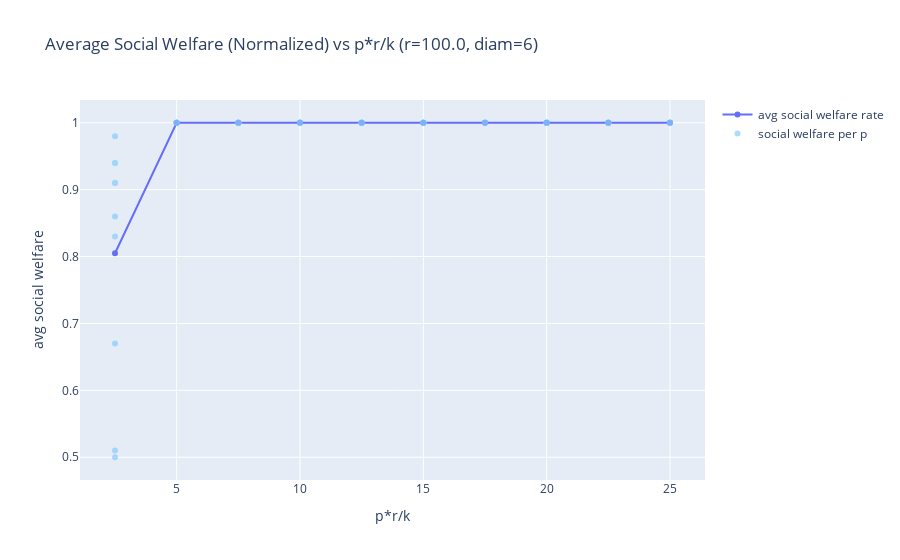
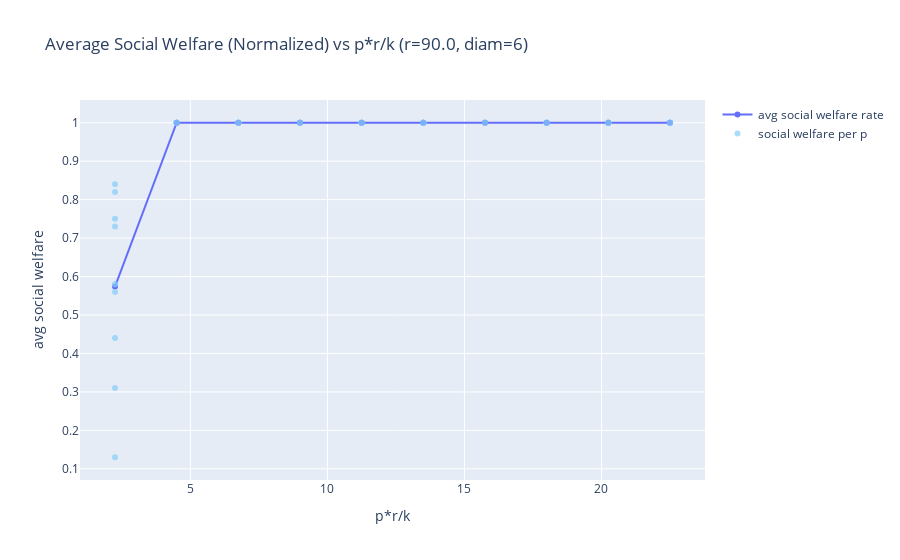
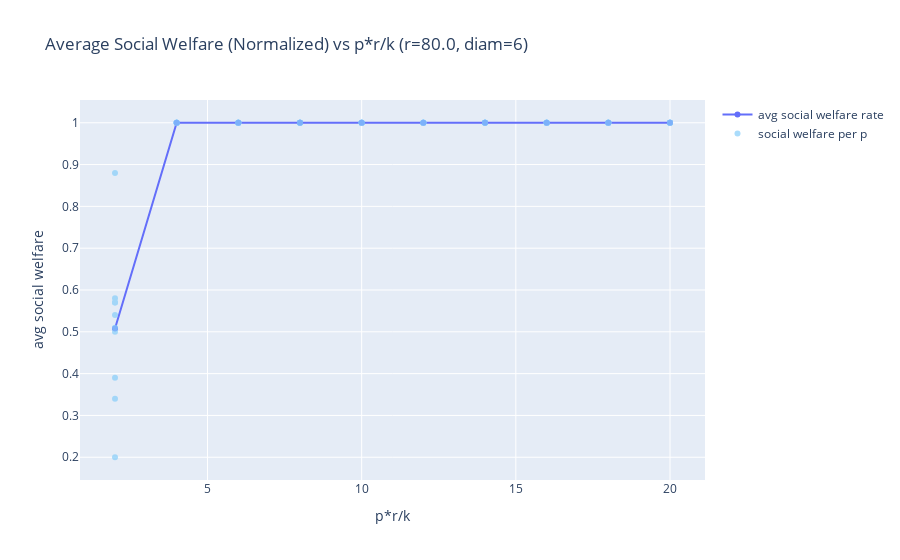
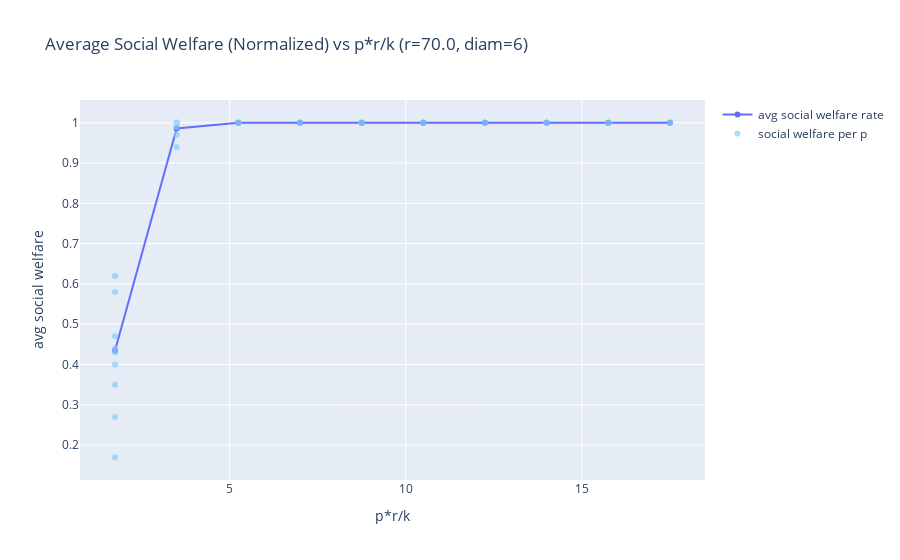

Notebook cell for these charts, in order:
### Code cell
run_sim(create_cm)

### Figure 1 — Plotly figure (JSON) as saved in the notebook; plotly's stock layout.template omitted (floating-point values rounded to 4 significant figures)
{"data": [{"hoverinfo": "skip", "mode": "lines+markers", "name": "avg social welfare rate", "type": "scatter", "x": [25, 22.5, 20, 17.5, 15, 12.5, 10.0, 7.5, 5.0, 2.5], "y": [1, 1, 1, 1, 1, 1, 1, 1, 1, 0.805]}, {"hoverinfo": "skip", "marker": {"color": "LightSkyBlue"}, "mode": "markers", "name": "social welfare per p", "opacity": 0.7, "type": "scatter", "x": [25, 25, 25, 25, 25, 25, 25, 25, 25, 25, 22.5, 22.5, 22.5, 22.5, 22.5, 22.5, 22.5, 22.5, 22.5, 22.5, 20, 20, 20, 20, 20, 20, 20, 20, 20, 20, 17.5, 17.5, 17.5, 17.5, 17.5, 17.5, 17.5, 17.5, 17.5, 17.5, 15, 15, 15, 15, 15, 15, 15, 15, 15, 15, 12.5, 12.5, 12.5, 12.5, 12.5, 12.5, 12.5, 12.5, 12.5, 12.5, 10.0, 10.0, 10.0, 10.0, 10.0, 10.0, 10.0, 10.0, 10.0, 10.0, 7.5, 7.5, 7.5, 7.5, 7.5, 7.5, 7.5, 7.5, 7.5, 7.5, 5.0, 5.0, 5.0, 5.0, 5.0, 5.0, 5.0, 5.0, 5.0, 5.0, 2.5, 2.5, 2.5, 2.5, 2.5, 2.5, 2.5, 2.5, 2.5, 2.5], "y": [1, 1, 1, 1, 1, 1, 1, 1, 1, 1, 1, 1, 1, 1, 1, 1, 1, 1, 1, 1, 1, 1, 1, 1, 1, 1, 1, 1, 1, 1, 1, 1, 1, 1, 1, 1, 1, 1, 1, 1, 1, 1, 1, 1, 1, 1, 1, 1, 1, 1, 1, 1, 1, 1, 1, 1, 1, 1, 1, 1, 1, 1, 1, 1, 1, 1, 1, 1, 1, 1, 1, 1, 1, 1, 1, 1, 1, 1, 1, 1, 1, 1, 1, 1, 1, 1, 1, 1, 1, 1, 0.67, 0.51, 0.98, 0.94, 0.5, 0.86, 0.83, 0.91, 0.91, 0.94]}], "layout": {"showlegend": true, "title": {"text": "Average Social Welfare (Normalized) vs p*r/k (r=100.0, diam=6)"}, "xaxis": {"title": {"text": "p*r/k"}}, "yaxis": {"title": {"text": "avg social welfare"}}}}

### Figure 2 — Plotly figure (JSON) as saved in the notebook; plotly's stock layout.template omitted (floating-point values rounded to 4 significant figures)
{"data": [{"hoverinfo": "skip", "mode": "lines+markers", "name": "avg social welfare rate", "type": "scatter", "x": [22.5, 20.25, 18, 15.75, 13.5, 11.25, 9.0, 6.75, 4.5, 2.25], "y": [1, 1, 1, 1, 1, 1, 1, 1, 1, 0.574]}, {"hoverinfo": "skip", "marker": {"color": "LightSkyBlue"}, "mode": "markers", "name": "social welfare per p", "opacity": 0.7, "type": "scatter", "x": [22.5, 22.5, 22.5, 22.5, 22.5, 22.5, 22.5, 22.5, 22.5, 22.5, 20.25, 20.25, 20.25, 20.25, 20.25, 20.25, 20.25, 20.25, 20.25, 20.25, 18, 18, 18, 18, 18, 18, 18, 18, 18, 18, 15.75, 15.75, 15.75, 15.75, 15.75, 15.75, 15.75, 15.75, 15.75, 15.75, 13.5, 13.5, 13.5, 13.5, 13.5, 13.5, 13.5, 13.5, 13.5, 13.5, 11.25, 11.25, 11.25, 11.25, 11.25, 11.25, 11.25, 11.25, 11.25, 11.25, 9.0, 9.0, 9.0, 9.0, 9.0, 9.0, 9.0, 9.0, 9.0, 9.0, 6.75, 6.75, 6.75, 6.75, 6.75, 6.75, 6.75, 6.75, 6.75, 6.75, 4.5, 4.5, 4.5, 4.5, 4.5, 4.5, 4.5, 4.5, 4.5, 4.5, 2.25, 2.25, 2.25, 2.25, 2.25, 2.25, 2.25, 2.25, 2.25, 2.25], "y": [1, 1, 1, 1, 1, 1, 1, 1, 1, 1, 1, 1, 1, 1, 1, 1, 1, 1, 1, 1, 1, 1, 1, 1, 1, 1, 1, 1, 1, 1, 1, 1, 1, 1, 1, 1, 1, 1, 1, 1, 1, 1, 1, 1, 1, 1, 1, 1, 1, 1, 1, 1, 1, 1, 1, 1, 1, 1, 1, 1, 1, 1, 1, 1, 1, 1, 1, 1, 1, 1, 1, 1, 1, 1, 1, 1, 1, 1, 1, 1, 1, 1, 1, 1, 1, 1, 1, 1, 1, 1, 0.75, 0.84, 0.58, 0.13, 0.73, 0.56, 0.82, 0.58, 0.31, 0.44]}], "layout": {"showlegend": true, "title": {"text": "Average Social Welfare (Normalized) vs p*r/k (r=90.0, diam=6)"}, "xaxis": {"title": {"text": "p*r/k"}}, "yaxis": {"title": {"text": "avg social welfare"}}}}

### Figure 3 — Plotly figure (JSON) as saved in the notebook; plotly's stock layout.template omitted (floating-point values rounded to 4 significant figures)
{"data": [{"hoverinfo": "skip", "mode": "lines+markers", "name": "avg social welfare rate", "type": "scatter", "x": [20, 18, 16, 14, 12, 10, 8.0, 6.0, 4.0, 2.0], "y": [1, 1, 1, 1, 1, 1, 1, 1, 1, 0.508]}, {"hoverinfo": "skip", "marker": {"color": "LightSkyBlue"}, "mode": "markers", "name": "social welfare per p", "opacity": 0.7, "type": "scatter", "x": [20, 20, 20, 20, 20, 20, 20, 20, 20, 20, 18, 18, 18, 18, 18, 18, 18, 18, 18, 18, 16, 16, 16, 16, 16, 16, 16, 16, 16, 16, 14, 14, 14, 14, 14, 14, 14, 14, 14, 14, 12, 12, 12, 12, 12, 12, 12, 12, 12, 12, 10, 10, 10, 10, 10, 10, 10, 10, 10, 10, 8.0, 8.0, 8.0, 8.0, 8.0, 8.0, 8.0, 8.0, 8.0, 8.0, 6.0, 6.0, 6.0, 6.0, 6.0, 6.0, 6.0, 6.0, 6.0, 6.0, 4.0, 4.0, 4.0, 4.0, 4.0, 4.0, 4.0, 4.0, 4.0, 4.0, 2.0, 2.0, 2.0, 2.0, 2.0, 2.0, 2.0, 2.0, 2.0, 2.0], "y": [1, 1, 1, 1, 1, 1, 1, 1, 1, 1, 1, 1, 1, 1, 1, 1, 1, 1, 1, 1, 1, 1, 1, 1, 1, 1, 1, 1, 1, 1, 1, 1, 1, 1, 1, 1, 1, 1, 1, 1, 1, 1, 1, 1, 1, 1, 1, 1, 1, 1, 1, 1, 1, 1, 1, 1, 1, 1, 1, 1, 1, 1, 1, 1, 1, 1, 1, 1, 1, 1, 1, 1, 1, 1, 1, 1, 1, 1, 1, 1, 1, 1, 1, 1, 1, 1, 1, 1, 1, 1, 0.39, 0.57, 0.57, 0.58, 0.34, 0.51, 0.5, 0.88, 0.2, 0.54]}], "layout": {"showlegend": true, "title": {"text": "Average Social Welfare (Normalized) vs p*r/k (r=80.0, diam=6)"}, "xaxis": {"title": {"text": "p*r/k"}}, "yaxis": {"title": {"text": "avg social welfare"}}}}

### Figure 4 — Plotly figure (JSON) as saved in the notebook; plotly's stock layout.template omitted (floating-point values rounded to 4 significant figures)
{"data": [{"hoverinfo": "skip", "mode": "lines+markers", "name": "avg social welfare rate", "type": "scatter", "x": [17.5, 15.75, 14, 12.25, 10.5, 8.75, 7.0, 5.25, 3.5, 1.75], "y": [1, 1, 1, 1, 1, 1, 1, 1, 0.986, 0.435]}, {"hoverinfo": "skip", "marker": {"color": "LightSkyBlue"}, "mode": "markers", "name": "social welfare per p", "opacity": 0.7, "type": "scatter", "x": [17.5, 17.5, 17.5, 17.5, 17.5, 17.5, 17.5, 17.5, 17.5, 17.5, 15.75, 15.75, 15.75, 15.75, 15.75, 15.75, 15.75, 15.75, 15.75, 15.75, 14, 14, 14, 14, 14, 14, 14, 14, 14, 14, 12.25, 12.25, 12.25, 12.25, 12.25, 12.25, 12.25, 12.25, 12.25, 12.25, 10.5, 10.5, 10.5, 10.5, 10.5, 10.5, 10.5, 10.5, 10.5, 10.5, 8.75, 8.75, 8.75, 8.75, 8.75, 8.75, 8.75, 8.75, 8.75, 8.75, 7.0, 7.0, 7.0, 7.0, 7.0, 7.0, 7.0, 7.0, 7.0, 7.0, 5.25, 5.25, 5.25, 5.25, 5.25, 5.25, 5.25, 5.25, 5.25, 5.25, 3.5, 3.5, 3.5, 3.5, 3.5, 3.5, 3.5, 3.5, 3.5, 3.5, 1.75, 1.75, 1.75, 1.75, 1.75, 1.75, 1.75, 1.75, 1.75, 1.75], "y": [1, 1, 1, 1, 1, 1, 1, 1, 1, 1, 1, 1, 1, 1, 1, 1, 1, 1, 1, 1, 1, 1, 1, 1, 1, 1, 1, 1, 1, 1, 1, 1, 1, 1, 1, 1, 1, 1, 1, 1, 1, 1, 1, 1, 1, 1, 1, 1, 1, 1, 1, 1, 1, 1, 1, 1, 1, 1, 1, 1, 1, 1, 1, 1, 1, 1, 1, 1, 1, 1, 1, 1, 1, 1, 1, 1, 1, 1, 1, 1, 0.99, 1, 1, 0.97, 1, 1, 1, 0.97, 0.94, 0.99, 0.17, 0.43, 0.27, 0.62, 0.47, 0.62, 0.4, 0.58, 0.44, 0.35]}], "layout": {"showlegend": true, "title": {"text": "Average Social Welfare (Normalized) vs p*r/k (r=70.0, diam=6)"}, "xaxis": {"title": {"text": "p*r/k"}}, "yaxis": {"title": {"text": "avg social welfare"}}}}
